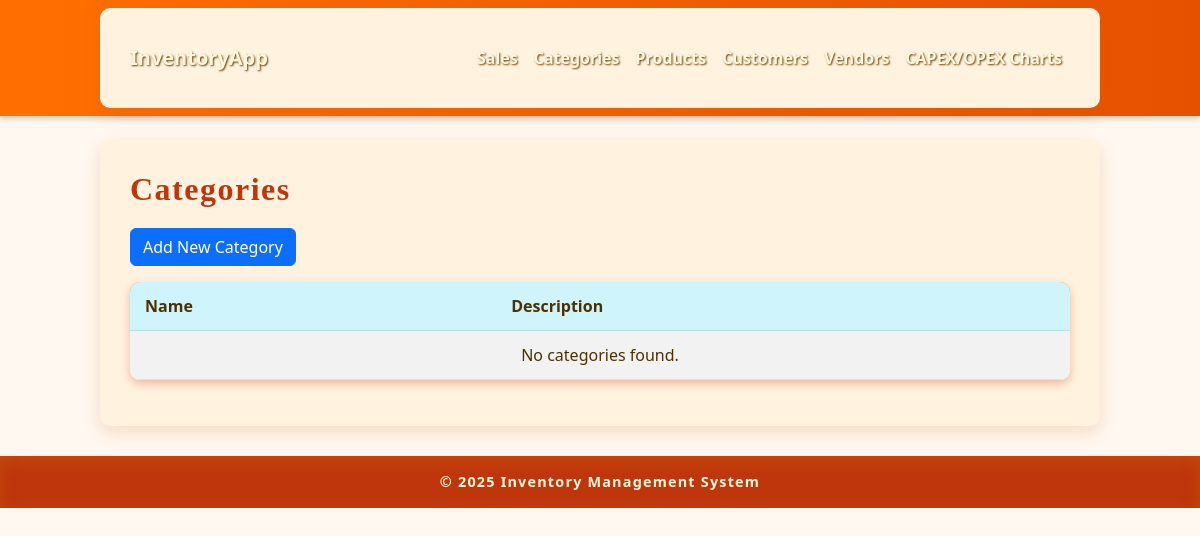
The page /categories/ on the database as committed earlier.
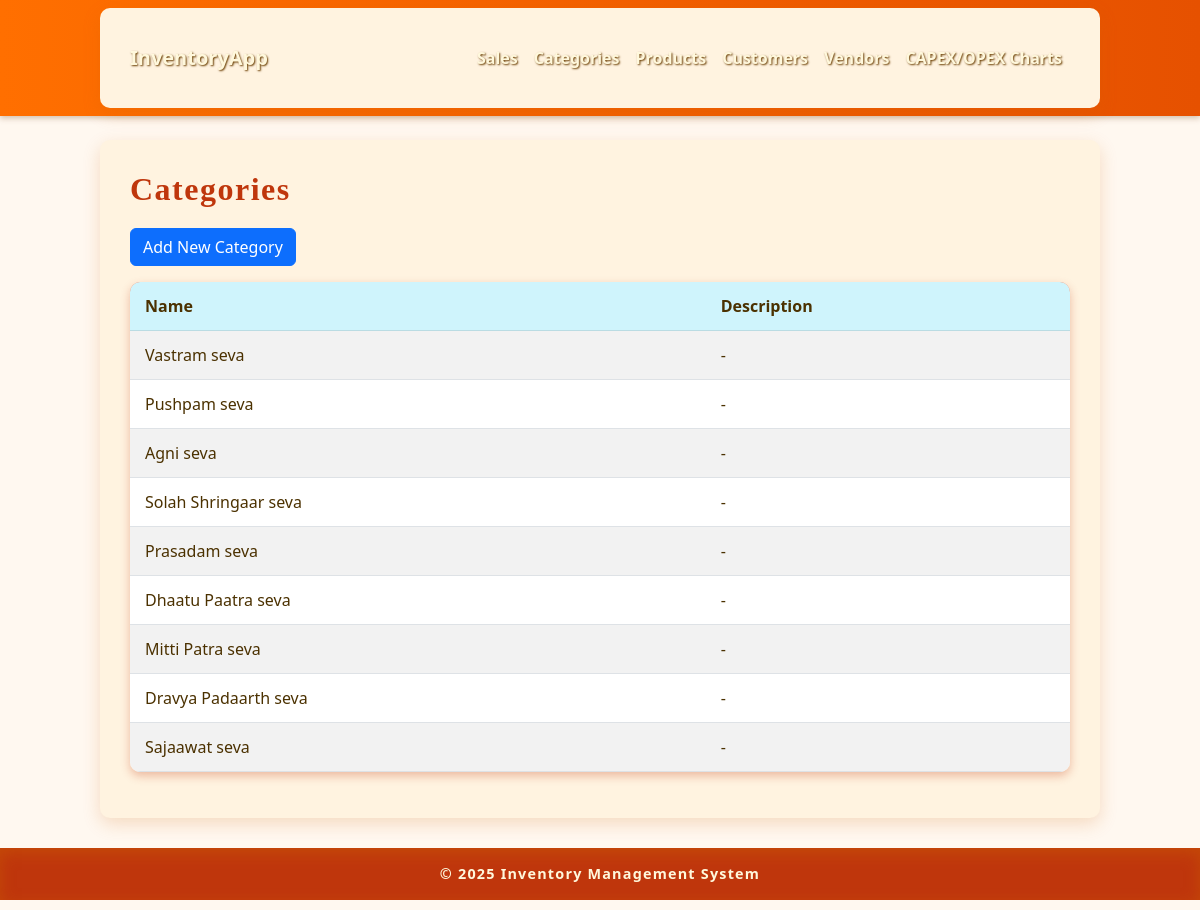
The same page on the database as committed later.
### inventory/models.py (models this page shows, shortened)
class Category(models.Model):
    name = models.CharField(max_length=100)
    description = models.TextField(blank=True, null=True)

### inventory/views.py (the view)
# urls.py: path('categories/', views.categories_list, name='categories_list'),
def categories_list(request):
    categories = Category.objects.all()
    return render(request, 'categories_list.html', {'categories': categories})

### inventory/templates/categories_list.html
{% extends 'base.html' %}
{% block content %}
<h2>Categories</h2>
<a href="{% url 'category_create' %}" class="btn btn-primary mb-3">Add New Category</a>
<table class="table table-striped">
    <thead class="table-info">
        <tr>
            <th>Name</th>
            <th>Description</th>
        </tr>
    </thead>
    <tbody>
        {% for category in categories %}
        <tr>
            <td>{{ category.name }}</td>
            <td>{{ category.description|default:"-" }}</td>
        </tr>
        {% empty %}
        <tr><td colspan="2" class="text-center">No categories found.</td></tr>
        {% endfor %}
    </tbody>
</table>
{% endblock %}

### inventory/templates/base.html (shortened to what this page needs)
{% load static %}
<!DOCTYPE html>
<html lang="en">
<head>
    <link href="https://cdn.jsdelivr.net/npm/bootstrap@5.3.0/dist/css/bootstrap.min.css" rel="stylesheet" />
    <link rel="stylesheet" href="{% static 'css/styles.css' %}?v={% now 'U' %}">
</head>
<body>
<nav class="navbar navbar-expand-lg">
    <div class="container">
        <a class="navbar-brand" href="{% url 'products_list' %}">InventoryApp</a>
        <div class="collapse navbar-collapse" id="navbarNav">
            <ul class="navbar-nav ms-auto">
                <li class="nav-item"><a href="{% url 'sales_list' %}" class="nav-link">Sales</a></li>
                <li class="nav-item"><a href="{% url 'categories_list' %}" class="nav-link">Categories</a></li>
                <li class="nav-item"><a href="{% url 'products_list' %}" class="nav-link">Products</a></li>
                <li class="nav-item"><a href="{% url 'customer_list' %}" class="nav-link">Customers</a></li>
                <li class="nav-item"><a href="{% url 'vendor_list' %}" class="nav-link">Vendors</a></li>
                <li class="nav-item"><a href="{% url 'capex_opex_charts' %}" class="nav-link">CAPEX/OPEX Charts</a></li>
            </ul>
        </div>
    </div>
</nav>
<div class="container my-4">
    {% block content %} {% endblock %}
</div>
<footer class="footer">
    &copy; 2025 Inventory Management System
</footer>
</body>
</html>

### static/css/styles.css (style rules this page uses)
body { font-family: 'Segoe UI', Tahoma, Geneva, Verdana, sans-serif; background: #fff8f0; color: #4b3100; margin: 0; padding: 0; }
.navbar { background: linear-gradient(90deg, #ff6f00, #e65100); box-shadow: 0 2px 6px rgba(102, 51, 0, 0.3); }
.navbar-brand, .nav-link { color: #fff8dc !important; font-weight: 700; transition: color 0.3s ease; text-shadow: 1px 1px 2px #6b3e00; }
.container { max-width: 1000px; margin: auto; padding: 30px; background: #fff3e0; border-radius: 10px; box-shadow: 0 6px 18px rgba(204, 102, 0, 0.2); }
h2 { font-weight: 800; color: #bf360c; margin-bottom: 20px; letter-spacing: 1.5px; font-family: 'Georgia', serif; }
.table { border-radius: 10px; overflow: hidden; box-shadow: 0 4px 10px rgba(191, 54, 12, 0.3); }
.table thead { background: #ff7043; color: #ffffff; font-size: 1rem; }
.table td, .table th { vertical-align: middle !important; padding: 12px 15px !important; color: #4b3100; }
.footer { background: #bf360c; color: #fff8dc; text-align: center; font-size: 0.9em; margin: 30px 0 10px; padding: 15px 0; font-weight: 700; letter-spacing: 1.2px; box-shadow: inset 0 5px 15px rgba(204, 102, 0, 0.4); }

Rows that differ between the two databases and show on the page:
added Category: name "Vastram seva", description "-"
added Category: name "Pushpam seva", description "-"
added Category: name "Agni seva", description "-"
added Category: name "Solah Shringaar seva", description "-"
added Category: name "Prasadam seva", description "-"
added Category: name "Dhaatu Paatra seva", description "-"
added Category: name "Mitti Patra seva", description "-"
added Category: name "Dravya Padaarth seva", description "-"
added Category: name "Sajaawat seva", description "-"
Other text that changed with them:
text no longer shown: "No categories found."
